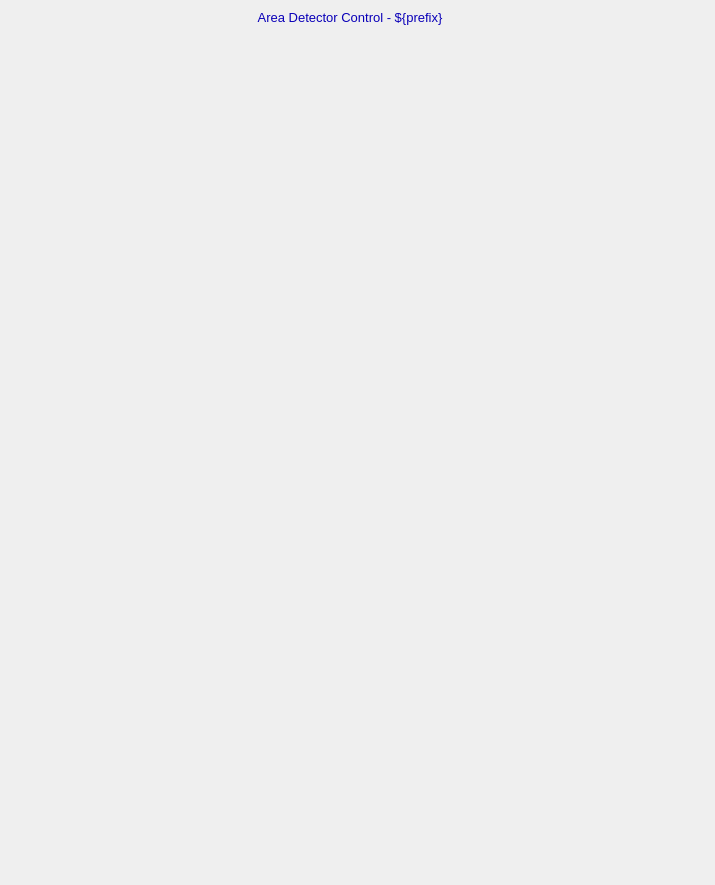
<?xml version="1.0" ?>
<ui version="4.0">
  <class>Dialog</class>
  <widget class="QWidget" name="screen">
    <property name="geometry">
      <rect>
        <x>125</x>
        <y>48</y>
        <width>715</width>
        <height>885</height>
      </rect>
    </property>
    <property name="styleSheet">
      <string notr="true">QWidget#screen {
  color: rgb(0, 0, 0);
  background-color: rgb(187, 187, 187);
  }</string>
    </property>
    <property name="windowTitle">
      <string>ADBase</string>
    </property>
    <widget class="PyDMFrame" name="composite">
      <property name="geometry">
        <rect>
          <x>100</x>
          <y>4</y>
          <width>500</width>
          <height>26</height>
        </rect>
      </property>
      <widget class="PyDMDrawingRectangle" name="rectangle">
        <property name="geometry">
          <rect>
            <x>0</x>
            <y>0</y>
            <width>500</width>
            <height>25</height>
          </rect>
        </property>
        <property name="brush" stdset="0">
          <brush brushstyle="SolidPattern">
            <color alpha="255">
              <red>218</red>
              <green>218</green>
              <blue>218</blue>
            </color>
          </brush>
        </property>
        <property name="penStyle" stdset="0">
          <enum>Qt::SolidLine</enum>
        </property>
        <property name="penColor" stdset="0">
          <color>
            <red>218</red>
            <green>218</green>
            <blue>218</blue>
          </color>
        </property>
        <property name="penWidth" stdset="0">
          <double>0</double>
        </property>
        <property name="penCapStyle" stdset="0">
          <enum>Qt::FlatCap</enum>
        </property>
        <property name="toolTip">
          <string>rectangle</string>
        </property>
      </widget>
      <widget class="QLabel" name="text">
        <property name="geometry">
          <rect>
            <x>58</x>
            <y>1</y>
            <width>384</width>
            <height>25</height>
          </rect>
        </property>
        <property name="text">
          <string>Area Detector Control - ${prefix}</string>
        </property>
        <property name="font" stdset="0">
          <font>
            <pointsize>10</pointsize>
          </font>
        </property>
        <property name="brush" stdset="0">
          <brush brushstyle="SolidPattern">
            <color alpha="255">
              <red>10</red>
              <green>0</green>
              <blue>184</blue>
            </color>
          </brush>
        </property>
        <property name="toolTip">
          <string>text</string>
        </property>
        <property name="alignment">
          <set>Qt::AlignCenter</set>
        </property>
        <property name="styleSheet">
          <string notr="true">QLabel#text {
  color: rgb(10, 0, 184);
  }</string>
        </property>
      </widget>
    </widget>
    <widget class="PyDMEmbeddedDisplay" name="composite_1">
      <property name="geometry">
        <rect>
          <x>6</x>
          <y>35</y>
          <width>350</width>
          <height>340</height>
        </rect>
      </property>
      <property name="toolTip">
        <string>composite_1</string>
      </property>
      <property name="filename" stdset="0">
        <string>ADSetup_V31.ui</string>
      </property>
    </widget>
    <widget class="PyDMEmbeddedDisplay" name="composite_2">
      <property name="geometry">
        <rect>
          <x>360</x>
          <y>35</y>
          <width>350</width>
          <height>165</height>
        </rect>
      </property>
      <property name="toolTip">
        <string>composite_2</string>
      </property>
      <property name="filename" stdset="0">
        <string>ADShutter_V31.ui</string>
      </property>
    </widget>
    <widget class="PyDMEmbeddedDisplay" name="composite_3">
      <property name="geometry">
        <rect>
          <x>360</x>
          <y>820</y>
          <width>350</width>
          <height>60</height>
        </rect>
      </property>
      <property name="toolTip">
        <string>composite_3</string>
      </property>
      <property name="filename" stdset="0">
        <string>ADAttrFile_V31.ui</string>
      </property>
    </widget>
    <widget class="PyDMEmbeddedDisplay" name="composite_4">
      <property name="geometry">
        <rect>
          <x>360</x>
          <y>755</y>
          <width>350</width>
          <height>60</height>
        </rect>
      </property>
      <property name="toolTip">
        <string>composite_4</string>
      </property>
      <property name="filename" stdset="0">
        <string>ADDriverFile_V31.ui</string>
      </property>
    </widget>
    <widget class="PyDMEmbeddedDisplay" name="composite_5">
      <property name="geometry">
        <rect>
          <x>5</x>
          <y>465</y>
          <width>350</width>
          <height>380</height>
        </rect>
      </property>
      <property name="toolTip">
        <string>composite_5</string>
      </property>
      <property name="filename" stdset="0">
        <string>ADReadout_V31.ui</string>
      </property>
    </widget>
    <widget class="PyDMEmbeddedDisplay" name="composite_6">
      <property name="geometry">
        <rect>
          <x>360</x>
          <y>205</y>
          <width>350</width>
          <height>405</height>
        </rect>
      </property>
      <property name="toolTip">
        <string>composite_6</string>
      </property>
      <property name="filename" stdset="0">
        <string>ADCollect_V31.ui</string>
      </property>
    </widget>
    <widget class="PyDMEmbeddedDisplay" name="composite_7">
      <property name="geometry">
        <rect>
          <x>5</x>
          <y>380</y>
          <width>350</width>
          <height>80</height>
        </rect>
      </property>
      <property name="toolTip">
        <string>composite_7</string>
      </property>
      <property name="filename" stdset="0">
        <string>ADPlugins_V31.ui</string>
      </property>
    </widget>
    <widget class="PyDMEmbeddedDisplay" name="composite_8">
      <property name="geometry">
        <rect>
          <x>360</x>
          <y>615</y>
          <width>350</width>
          <height>135</height>
        </rect>
      </property>
      <property name="toolTip">
        <string>composite_8</string>
      </property>
      <property name="filename" stdset="0">
        <string>ADBuffers_V31.ui</string>
      </property>
    </widget>
  </widget>
  <customwidgets>
    <customwidget>
      <class>PyDMFrame</class>
      <extends>QFrame</extends>
      <header>pydm.widgets.frame</header>
    </customwidget>
    <customwidget>
      <class>PyDMDrawingRectangle</class>
      <extends>QWidget</extends>
      <header>pydm.widgets.drawing</header>
    </customwidget>
    <customwidget>
      <class>PyDMLabel</class>
      <extends>QLabel</extends>
      <header>pydm.widgets.label</header>
    </customwidget>
    <customwidget>
      <class>PyDMEmbeddedDisplay</class>
      <extends>QFrame</extends>
      <header>pydm.widgets.embedded_display</header>
    </customwidget>
  </customwidgets>
</ui>
